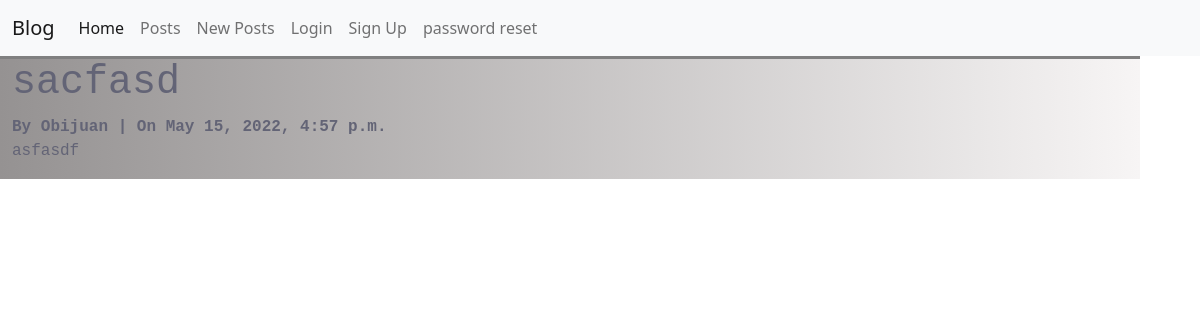
The page /posts/9/ on the database its author committed.
### posts/models.py (models this page shows, shortened)
class Post(models.Model):
    title = models.CharField(max_length=256)
    author = models.ForeignKey(
        'auth.User',
        on_delete=models.CASCADE
        )
    body = models.TextField()
    created_on = models.DateTimeField(auto_now_add=True)

### posts/views.py (the view)
class PostDetailView(DetailView):
    template_name = 'posts/detail.html'
    model = Post

### templates/posts/detail.html (shortened to what this page needs)
{% extends 'base.html' %}
{% block content %}
    <h1>{{post.title}}</h1>
    <strong>By {{ post.author }} | On {{ post.created_on }}</strong>
    <p>{{post.body}}</p>
    {% endblock content%}

### static/css/base.css (style rules this page uses)
* { margin: 0; }

### rows shown on the page
Post: title "sacfasd", author "Obijuan", created_on "May 15, 2022, 4:57 p.m.", body "asfasdf"
